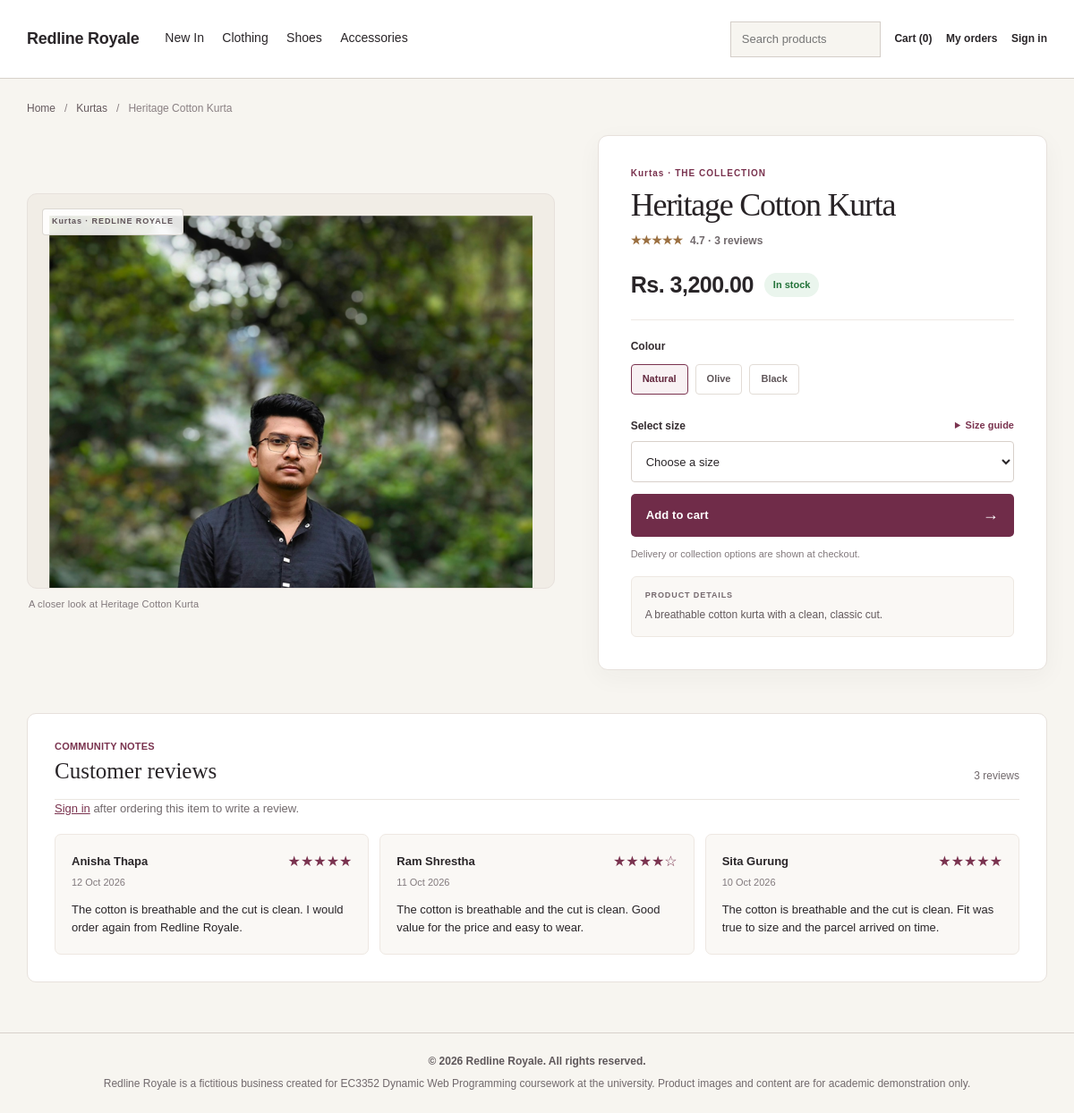
Screenshot of /product.php?id=1 with the database file from the repository.
### tables this page shows
CREATE TABLE products (
  product_id INT UNSIGNED AUTO_INCREMENT PRIMARY KEY,
  vendor_id INT UNSIGNED NOT NULL,
  category_id INT UNSIGNED NOT NULL,
  title VARCHAR(180) NOT NULL,
  description TEXT,
  price DECIMAL(10,2) NOT NULL CHECK (price >= 0),
  stock INT UNSIGNED NOT NULL DEFAULT 0,
  image_url VARCHAR(255),
  status ENUM('active','inactive')
    NOT NULL DEFAULT 'active',
  views INT UNSIGNED NOT NULL DEFAULT 0,
  FOREIGN KEY (vendor_id) REFERENCES users(user_id),
  FOREIGN KEY (category_id)
    REFERENCES categories(category_id)
);

CREATE TABLE categories (
  category_id INT UNSIGNED AUTO_INCREMENT PRIMARY KEY,
  name VARCHAR(80) NOT NULL UNIQUE
);

CREATE TABLE reviews (
  review_id INT UNSIGNED AUTO_INCREMENT PRIMARY KEY,
  product_id INT UNSIGNED NOT NULL,
  customer_id INT UNSIGNED NOT NULL,
  rating TINYINT UNSIGNED NOT NULL CHECK (rating BETWEEN 1 AND 5),
  comment VARCHAR(1000) NOT NULL,
  created_at TIMESTAMP NOT NULL DEFAULT CURRENT_TIMESTAMP,
  FOREIGN KEY (product_id) REFERENCES products(product_id) ON DELETE CASCADE,
  FOREIGN KEY (customer_id) REFERENCES users(user_id)
);

CREATE TABLE users (
  user_id INT UNSIGNED AUTO_INCREMENT PRIMARY KEY,
  full_name VARCHAR(120) NOT NULL,
  email VARCHAR(190) NOT NULL UNIQUE,
  phone VARCHAR(40) NULL,
  address VARCHAR(255) NULL,
  city VARCHAR(80) NULL,
  district VARCHAR(80) NULL,
  postal_code VARCHAR(20) NULL,
  preferred_size VARCHAR(40) NULL,
  preferred_colour VARCHAR(80) NULL,
  updates_opt_in TINYINT(1) NOT NULL DEFAULT 0,
  password_hash VARCHAR(255) NOT NULL,
  role ENUM('customer','vendor','admin')
    NOT NULL DEFAULT 'customer',
  created_at TIMESTAMP NOT NULL
    DEFAULT CURRENT_TIMESTAMP
);

### includes/bootstrap.php (called while the page is built, shortened)
<?php
function e($value) { return htmlspecialchars((string)$value, ENT_QUOTES, 'UTF-8'); }
function asset_url($path) { $path = ltrim((string)$path, '/'); if (str_starts_with($path, 'assets/images/')) $path = substr($path, 7); $base = trim(str_replace('\\', '/', dirname($_SERVER['SCRIPT_NAME'] ?? '/')), '/'); return ($base === '' ? '' : '/'.$base).'/'.$path; }
function product_image_url(array $product) {
    $title = mb_strtolower(trim((string)($product['title'] ?? '')));
    $image = (string)($product['image_url'] ?? '');
    return $image ?: 'images/products/heritage-cotton-kurta.svg';
}
function signed_in() { return $_SESSION['user'] ?? null; }

### public/product.php (the view, shortened to what this page needs)
<?php
require_once __DIR__.'/../includes/bootstrap.php';
$id=(int)($_GET['id']??0);
$st=$pdo->prepare("SELECT p.*,c.name category FROM products p JOIN categories c ON c.category_id=p.category_id WHERE p.product_id=? AND p.status='active'");
$st->execute([$id]);
$p=$st->fetch();
$sizes=array_filter(array_map('trim',explode(',',(string)($p['sizes']??'S,M,L,XL'))));
$colours=array_filter(array_map('trim',explode(',',(string)($p['colours']??'Natural,Olive,Black'))));
$pdo->prepare('UPDATE products SET views=views+1 WHERE product_id=?')->execute([$id]);
$pdo->prepare('INSERT INTO product_views(product_id,session_id) VALUES(?,?)')->execute([$id,session_id()]);
$rv=$pdo->prepare('SELECT ROUND(AVG(r.rating),1) rating,COUNT(*) total FROM reviews r WHERE r.product_id=?');$rv->execute([$id]);$rating=$rv->fetch();
$st=$pdo->prepare('SELECT r.rating,r.comment,r.created_at,u.full_name FROM reviews r JOIN users u ON u.user_id=r.customer_id WHERE r.product_id=? ORDER BY r.created_at DESC LIMIT 8');$st->execute([$id]);$reviews=$st->fetchAll();
$canReview=false;$hasReviewed=false;
$pageTitle=e($p['title']).' | Redline Royale';$pageClass='product-detail-page';include __DIR__.'/../includes/header.php';
?>
<nav class="product-breadcrumbs" aria-label="Breadcrumb"><a href="home.php">Home</a><span aria-hidden="true">/</span><a href="index.php?category=<?=(int)$p['category_id']?>"><?=e($p['category'])?></a><span aria-hidden="true">/</span><span aria-current="page"><?=e($p['title'])?></span></nav>
<div class="product-detail-layout">
  <div class="product-gallery">
    <div class="product-gallery-frame"><img class="detail-image" src="<?=e(asset_url(product_image_url($p)))?>" alt="<?=e($p['title'])?>"><span class="gallery-label"><?=e($p['category'])?> · REDLINE ROYALE</span></div>
    <p class="gallery-caption">A closer look at <?=e($p['title'])?></p>
  </div>
  <section class="detail-info" aria-labelledby="product-title">
    <p class="page-kicker product-category-kicker"><?=e($p['category'])?> · THE COLLECTION</p>
    <h1 id="product-title" class="product-detail-title"><?=e($p['title'])?></h1>
    <p class="rating"><?php if((int)$rating['total']>0):?><?=str_repeat('★',(int)round((float)$rating['rating'])) . str_repeat('☆',5-(int)round((float)$rating['rating']))?> <span><?=e($rating['rating'])?> · <?=(int)$rating['total']?> <?=((int)$rating['total']===1?'review':'reviews')?></span><?php else:?>No customer reviews yet<?php endif;?></p>
    <div class="product-price-stock"><strong class="product-detail-price">Rs. <?=number_format((float)$p['price'],2)?></strong><span class="stock-pill <?=$p['stock']>0?'is-in-stock':'is-out-of-stock'?>"><?=$p['stock']>0?'In stock':'Out of stock'?></span></div>
    <form id="add-to-cart" action="cart.php" method="post" class="detail-buy">
      <fieldset class="color-picker"><legend>Colour</legend><div class="color-options"><?php foreach($colours as $i=>$colour):?><label class="color-choice"><input type="radio" name="color" value="<?=e($colour)?>" <?=$i===0?'checked':''?>><span><?=e($colour)?></span></label><?php endforeach;?></div></fieldset>
      <div class="size-heading"><label for="size">Select size</label><details class="product-size-guide" id="size-guide"><summary>Size guide</summary></details></div>
      <select id="size" name="size" required><option value="">Choose a size</option><?php foreach($sizes as $size):?><option value="<?=e($size)?>"><?=e($size)?></option><?php endforeach;?></select>
      <button class="product-add-button" type="submit" <?=$p['stock']<1?'disabled':''?>>Add to cart <span aria-hidden="true">→</span></button>
    </form>
    <p class="delivery-note">Delivery or collection options are shown at checkout.</p>
    <section class="product-copy-panel"><p class="product-copy-label">PRODUCT DETAILS</p><p><?=e($p['description'])?></p></section>
  </section>
</div>
<section class="product-reviews" id="reviews" aria-labelledby="reviews-title">
  <div class="product-reviews-heading"><div><p class="page-kicker">COMMUNITY NOTES</p><h2 id="reviews-title">Customer reviews</h2></div><span><?= (int)$rating['total']?> <?=((int)$rating['total']===1?'review':'reviews')?></span></div>
  <?php if($canReview&&!$hasReviewed):?><form class="review-form" action="product-review.php" method="post"><input type="hidden" name="csrf" value="<?=e(csrf_token())?>"><input type="hidden" name="product_id" value="<?=$id?>"><label for="review-rating">Your rating</label><select id="review-rating" name="rating" required><option value="">Choose a rating</option><?php for($score=5;$score>=1;$score--):?><option value="<?=$score?>"><?=$score?> out of 5</option><?php endfor;?></select><label for="review-comment">Your review</label><textarea id="review-comment" name="comment" maxlength="1000" rows="4" placeholder="Share a few words about the product" required></textarea><button type="submit">Submit review</button></form>
  <?php elseif($hasReviewed):?><p class="review-hint">Thank you for sharing your review of this item.</p>
  <?php elseif(signed_in()&&signed_in()['role']==='customer'):?><p class="review-hint">Place an order for this item to leave a review.</p>
  <?php else:?><p class="review-hint"><a href="login.php">Sign in</a> after ordering this item to write a review.</p><?php endif;?>
  <?php if($reviews):?><div class="review-list"><?php foreach($reviews as $review):?><article class="review-entry"><div><strong><?=e($review['full_name'])?></strong><span class="review-stars" aria-label="<?=$review['rating']?> out of 5 stars"><?=str_repeat('★',(int)$review['rating']).str_repeat('☆',5-(int)$review['rating'])?></span></div><time datetime="<?=e(date('c',strtotime($review['created_at'])))?>"><?=e(date('d M Y',strtotime($review['created_at'])))?></time><p><?=nl2br(e($review['comment']))?></p></article><?php endforeach;?></div><?php else:?><p class="review-hint">No reviews yet. An eligible customer can be the first to review this product.</p><?php endif;?>
</section>
<?php include __DIR__.'/../includes/footer.php';?>

### rows the page displays
products: category.name "Kurtas", title "Heritage Cotton Kurta", image_url (picture), price "3,200.00", colours "Natural", colours "Olive", colours "Black", description "A breathable cotton kurta with a clean, classic cut."
reviews: customer.full_name "Anisha Thapa", rating "★★★★★", created_at "12 Oct 2026", comment "The cotton is breathable and the cut is clean. I would order again from Redline Royale."
reviews: customer.full_name "Ram Shrestha", rating "★★★★", rating "☆", created_at "11 Oct 2026", comment "The cotton is breathable and the cut is clean. Good value for the price and easy to wear."
reviews: customer.full_name "Sita Gurung", rating "★★★★★", created_at "10 Oct 2026", comment "The cotton is breathable and the cut is clean. Fit was true to size and the parcel arrived on time."

### other values shown
$bagCount "0"
str_repeat('★',(int)round((float)$rating['rating'])) "★★★★★"
$rating['rating'] "4.7"
$rating['total'] "3"
